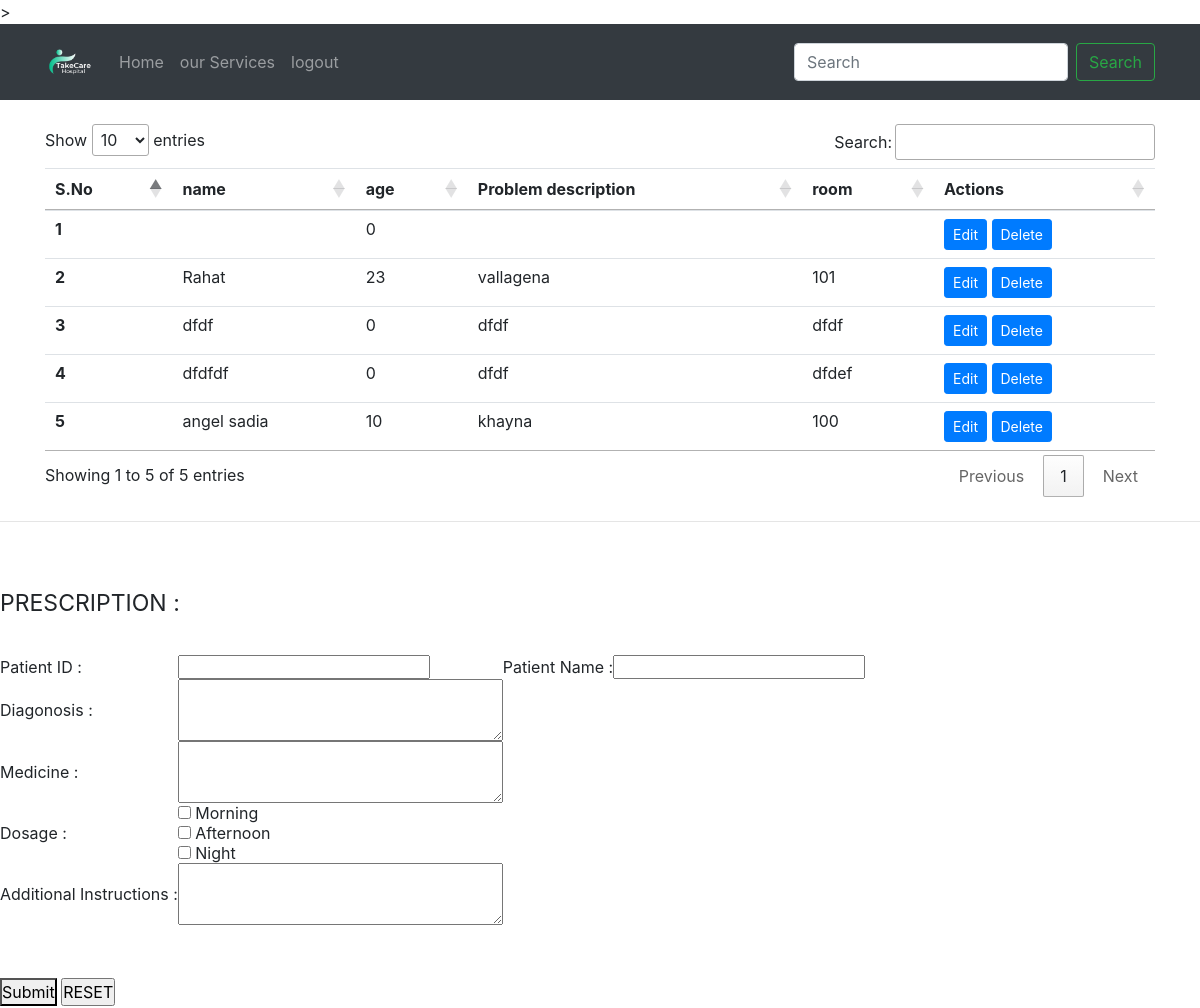
Page /Login System/prescription.php (signed in) on the committed database.
### tables this page shows
CREATE TABLE `patientinfo` (
  `sno` int(11) NOT NULL,
  `name` varchar(11) NOT NULL,
  `age` int(11) NOT NULL,
  `description` text NOT NULL,
  `room` varchar(11) NOT NULL,
  `tstamp` datetime NOT NULL DEFAULT current_timestamp()
);

### Login System/prescription.php (the view, shortened to what this page needs)
<!DOCTYPE HTML PUBLIC "-//W3C//DTD HTML 4.01 Transitional//EN">
<html><head>
</head>
<body style="background-image: url(Hospital.jpg);">
<?php
$servername = "localhost";
$username = "root";
$password = "";
$database = "patientinfo";
$conn = mysqli_connect($servername, $username, $password, $database);
?>
<!doctype html>
<html lang="en">
<head>
  <link rel="stylesheet" href="https://stackpath.bootstrapcdn.com/bootstrap/4.4.1/css/bootstrap.min.css"
>
  <link rel="stylesheet" href="//cdn.datatables.net/1.10.20/css/jquery.dataTables.min.css">
</head>
<body style="background-image: url(Hospital.jpg);">>
<?php require 'extra/_nav.php' ?>
  <div class="container my-4">
    <table class="table" id="myTable">
      <thead>
        <tr>
          <th scope="col">S.No</th>
          <th scope="col">name</th>
          <th scope="col">age</th>
          <th scope="col">Problem description</th>
          <th scope="col">room</th>
          <th scope="col">Actions</th>
        </tr>
      </thead>
      <tbody>
        <?php
          $sql = "SELECT * FROM `patientinfo`";
          $result = mysqli_query($conn, $sql);
          $sno = 0;
          while($row = mysqli_fetch_assoc($result)){
            $sno = $sno + 1;
            echo "<tr>
            <th scope='row'>". $sno . "</th>
            <td>". $row['name'] . "</td>
            <td>". $row['age'] . "</td>
            <td>". $row['description'] . "</td>
            <td>". $row['room'] . "</td>
            <td> <button class='edit btn btn-sm btn-primary' id=".$row['sno'].">Edit</button> <button class='delete btn btn-sm btn-primary' id=d".$row['sno'].">Delete</button>  </td>
          </tr>";
        }
          ?>
      </tbody>
    </table>
  </div>
  <hr>
</body>
</html>
<br>
<br>
<form method="post" action="generate_prescription.php"><big><big>PRESCRIPTION :<br>
  <br>
  </big></big>
  <table width:="50%">
    <tbody>
		<tr>
       <td>Patient ID : <br>
        </td>
        <td><input name="sno" type="text"><br>
        </td>
        <td>Patient Name : <br>
        </td>
        <td><input name="doc_name" type="text"><br>
        </td>
      </tr>
      <tr>
        <td>Diagonosis : <br>
        </td>
        <td><textarea cols="30" rows="3" name="diagnosis"></textarea><br>
        </td>
      </tr>
      <tr>
        <td>Medicine :<br>
        </td>
        <td><textarea cols="30" rows="3" name="medicine"></textarea><br>
        </td>
      </tr>
      <tr>
        <td>Dosage : <br>
        </td>
        <td>
		<input name="dose" type="checkbox"> Morning<br>
        <input name="dose" type="checkbox"> Afternoon<br>
        <input name="dose" type="checkbox"> Night<br>
        </td>
      </tr>
      <tr>
        <td>Additional Instructions :<br>
        </td>
        <td><textarea cols="30" rows="3" name="instructions"></textarea> </td>
      </tr>
    </tbody>
  </table>
  <br>
  <br>
  <button name="submit" value="Generate Prescription" type="submit">Submit</button> <input name="reset" value="RESET" type="reset"> <big><big><br>
</body>
</html>

### Login System/extra/_nav.php (shortened to what this page needs)
<?php
if(isset($_SESSION['loggedin']) && $_SESSION['loggedin']==true){
  $loggedin= true;
}
else{
  $loggedin = false;
}
echo '
<!doctype html>
<html lang="en">
  <head>
    <meta charset="utf-8">
    <meta name="viewport" content="width=device-width, initial-scale=1, shrink-to-fit=no">
    <link rel="stylesheet" href="https://stackpath.bootstrapcdn.com/bootstrap/4.4.1/css/bootstrap.min.css">
    <link rel="stylesheet"href="css/decorate.css">
  </head>
<body data-bs-spy="scroll" data-bs-target=".navbar" data-bs-offset="100">
<header class="header_wrapper">
<nav class="navbar navbar-expand-lg navbar-dark bg-dark">
<div class="container">
  <a class="navbar-brand" href="#">
<img src="takecare.png" width="50" class="img-fluid" >
  </a>
  <button class="navbar-toggler" type="button" data-toggle="collapse" data-target="#navbarSupportedContent" aria-controls="navbarSupportedContent" aria-expanded="false" aria-label="Toggle navigation">
    <span class="navbar-toggler-icon"></span>
  </button>
  <div class="collapse navbar-collapse" id="navbarSupportedContent">
    <ul class="navbar-nav mr-auto">
      <li class="nav-item active">
      </li>';
      if($loggedin){
      echo '
      <li class="nav-item">
      <a class="nav-link" href="/Login System/index.php">Home</a>
    </li>
    <li class="nav-item">
      <a class="nav-link" href="/Login System/index.php">our Services</a>
    </li>
    <li class="nav-item">
        <a class="nav-link" href="/Login System/logout.php">logout</a>
      </li>';
    }
    echo '</ul>
    <form class="form-inline my-2 my-lg-0">
      <input class="form-control mr-sm-2" type="search" placeholder="Search" aria-label="Search">
      <button class="btn btn-outline-success my-2 my-sm-0" type="submit">Search</button>
    </form>
  </div>
  </div>
</nav>
</header>
</body>';
?>

### Login System/css/decorate.css (style rules this page uses)
* { padding: 0; margin: 0; box-sizing: border-box; }

### rows in the picture
patientinfo: age "0"
patientinfo: name "Rahat", age "23", description "vallagena", room "101"
patientinfo: name "dfdf", age "0", description "dfdf", room "dfdf"
patientinfo: name "dfdfdf", age "0", description "dfdf", room "dfdef"
patientinfo: name "angel sadia", age "10", description "khayna", room "100"
